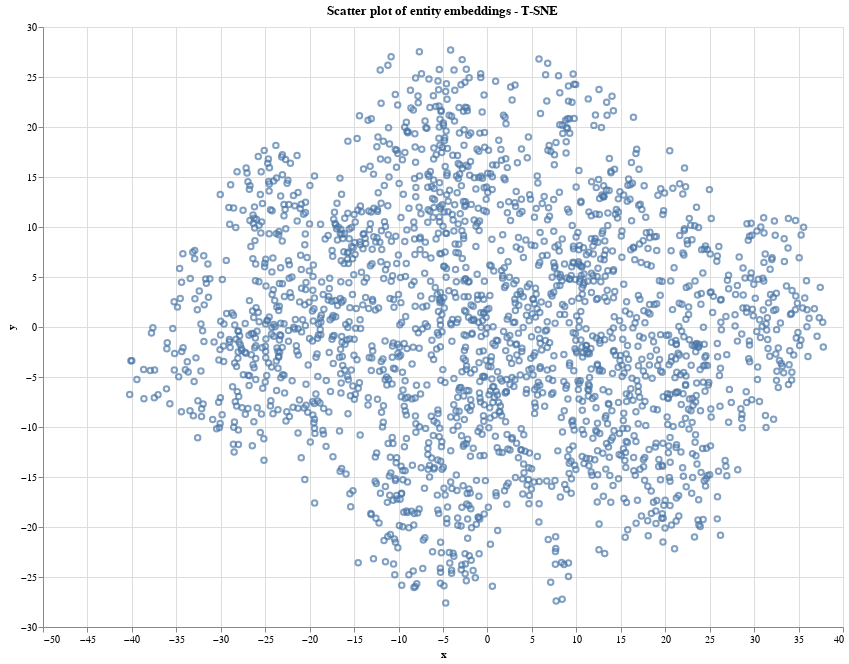

Notebook code for this chart:
### Code cell
# Create a line plot
scatter_plot = alt.Chart(tsne_embeddings_df).mark_point().encode(
    y=alt.Y('y', type="quantitative"),
    x=alt.X('x', type="quantitative"),
).properties(
    title='Scatter plot of entity embeddings - T-SNE'
)

scatter_plot.properties(width=800, height=600)

### Figure 1 — Vega-Lite specification as saved in the notebook (floating-point values rounded to 4 significant figures; data arrays with more than 128 entries replaced by an {"elided": "..."} marker saying what was removed)
{"config": {"view": {"continuousWidth": 300, "continuousHeight": 300}}, "data": {"name": "data-8fa8b9a6eb10c7787928b9e04d7deb5a"}, "mark": {"type": "point"}, "encoding": {"x": {"field": "x", "type": "quantitative"}, "y": {"field": "y", "type": "quantitative"}}, "height": 600, "title": "Scatter plot of entity embeddings - T-SNE", "width": 800, "$schema": "https://vega.github.io/schema/vega-lite/v5.17.0.json", "datasets": {"data-8fa8b9a6eb10c7787928b9e04d7deb5a": {"elided": "2131 records"}}}
